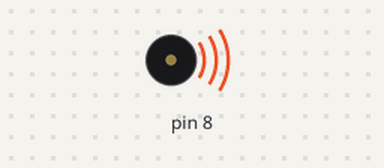
This sketch was run on a simulated Arduino Uno, built with avr-gcc and run on an emulated ATmega328P. On the bench: buzzer (waves = sounding).

Above: at 0.1 s.
At 8.3 s:
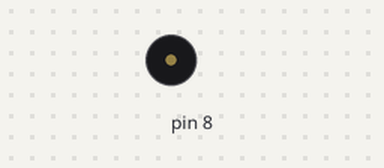
Timing chart, 0 to 9.8 s (numbered marks = the images above):
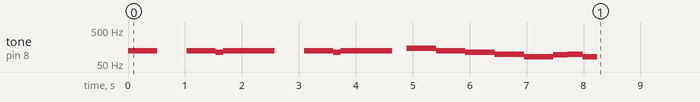

Measured:
- by itself, tone on pin 8: plays 123 Hz for 0.52 s, 123 Hz for 0.51 s, 110 Hz for 0.13 s, 123 Hz for 0.90 s, 123 Hz for 0.51 s, 110 Hz for 0.13 s … (15 notes in this stretch)

The sketch:

arduino_buzzer.ino
```cpp
#include "gandalf.h"

#define PLAY_COUNT 1   // The number of times the melody will be played (-1 is infinite)

void Play_Melody();
void Start_Song();
void Stop_Song();

int remaining;

void setup() {
  Start_Song();
}

void loop() {
  while(remaining != 0) {
    Play_Melody();
    remaining--;
  }
}

void Play_Melody() {
  // Iterate over the notes of the melody
  for (int i = 0; i < NOTE_COUNT; i++) {

    // Calculate the note duration
    int note_duration = MSPB * note_durations[i];
    tone(8, note_pitches[i], note_duration);

    // To distinguish the notes, set a minimum time between them
    int pause_between_notes = note_duration * 0.8;
    delay(pause_between_notes);
    noTone(8);
  }
}

void Start_Song() {
  remaining = PLAY_COUNT;
}

void Stop_Song() {
  remaining = 0;
}
```

gandalf.h
```cpp
#include "pitches.h"

// Tempo settings
#define TEMPO         130
#define QUARTER_NOTE  1.4

// Tempo values
#define MSPB                60000 / TEMPO
#define WHOLE_NOTE          4.00 * QUARTER_NOTE
#define HALF_NOTE           2.00 * QUARTER_NOTE
#define EIGHTH_NOTE         0.50 * QUARTER_NOTE
#define SIXTEENTH_NOTE      0.25 * QUARTER_NOTE
const float DOT(const float note) {return 1.5 * note;}

// Melody
#define NOTE_COUNT 26
int note_pitches[NOTE_COUNT] = {
  NOTE_B2, PAUSE, NOTE_B2, NOTE_B2, NOTE_B2, NOTE_A2, NOTE_B2,
  NOTE_B2, PAUSE, NOTE_B2, NOTE_B2, NOTE_B2, NOTE_A2, NOTE_B2,
  NOTE_B2, PAUSE, NOTE_D3, NOTE_B2, NOTE_A2,
  NOTE_A2, NOTE_G2, NOTE_E2, NOTE_E2, NOTE_FS2, NOTE_G2, NOTE_E2
};
float note_durations[NOTE_COUNT] = {
  QUARTER_NOTE, QUARTER_NOTE, EIGHTH_NOTE, SIXTEENTH_NOTE, SIXTEENTH_NOTE, SIXTEENTH_NOTE, DOT(EIGHTH_NOTE),
  QUARTER_NOTE, QUARTER_NOTE, EIGHTH_NOTE, SIXTEENTH_NOTE, SIXTEENTH_NOTE, SIXTEENTH_NOTE, DOT(EIGHTH_NOTE),
  QUARTER_NOTE, EIGHTH_NOTE, QUARTER_NOTE, QUARTER_NOTE, EIGHTH_NOTE,
  EIGHTH_NOTE, QUARTER_NOTE, EIGHTH_NOTE, EIGHTH_NOTE, EIGHTH_NOTE, EIGHTH_NOTE, EIGHTH_NOTE
};
```

pitches.h
```cpp
// Source : https://www.arduino.cc/en/Tutorial/BuiltInExamples/toneMelody
#define PAUSE 0
#define NOTE_B0 31
#define NOTE_C1 33
#define NOTE_CS1 35
#define NOTE_D1 37
#define NOTE_DS1 39
#define NOTE_E1 41
#define NOTE_F1 44
#define NOTE_FS1 46
#define NOTE_G1 49
#define NOTE_GS1 52
#define NOTE_A1 55
#define NOTE_AS1 58
#define NOTE_B1 62
#define NOTE_C2 65
#define NOTE_CS2 69
#define NOTE_D2 73
#define NOTE_DS2 78
#define NOTE_E2 82
#define NOTE_F2 87
#define NOTE_FS2 93
#define NOTE_G2 98
#define NOTE_GS2 104
#define NOTE_A2 110
#define NOTE_AS2 117
#define NOTE_B2 123
#define NOTE_C3 131
#define NOTE_CS3 139
#define NOTE_D3 147
#define NOTE_DS3 156
#define NOTE_E3 165
#define NOTE_F3 175
#define NOTE_FS3 185
#define NOTE_G3 196
#define NOTE_GS3 208
#define NOTE_A3 220
#define NOTE_AS3 233
#define NOTE_B3 247
#define NOTE_C4 262
#define NOTE_CS4 277
#define NOTE_D4 294
#define NOTE_DS4 311
#define NOTE_E4 330
#define NOTE_F4 349
#define NOTE_FS4 370
#define NOTE_G4 392
#define NOTE_GS4 415
#define NOTE_A4 440
#define NOTE_AS4 466
#define NOTE_B4 494
#define NOTE_C5 523
#define NOTE_CS5 554
#define NOTE_D5 587
#define NOTE_DS5 622
#define NOTE_E5 659
#define NOTE_F5 698
#define NOTE_FS5 740
#define NOTE_G5 784
#define NOTE_GS5 831
#define NOTE_A5 880
#define NOTE_AS5 932
#define NOTE_B5 988
#define NOTE_C6 1047
#define NOTE_CS6 1109
#define NOTE_D6 1175
#define NOTE_DS6 1245
#define NOTE_E6 1319
#define NOTE_F6 1397
#define NOTE_FS6 1480
#define NOTE_G6 1568
#define NOTE_GS6 1661
#define NOTE_A6 1760
#define NOTE_AS6 1865
#define NOTE_B6 1976
#define NOTE_C7 2093
#define NOTE_CS7 2217
#define NOTE_D7 2349
#define NOTE_DS7 2489
#define NOTE_E7 2637
#define NOTE_F7 2794
#define NOTE_FS7 2960
#define NOTE_G7 3136
#define NOTE_GS7 3322
#define NOTE_A7 3520
#define NOTE_AS7 3729
#define NOTE_B7 3951
#define NOTE_C8 4186
#define NOTE_CS8 4435
#define NOTE_D8 4699
#define NOTE_DS8 4978
```
